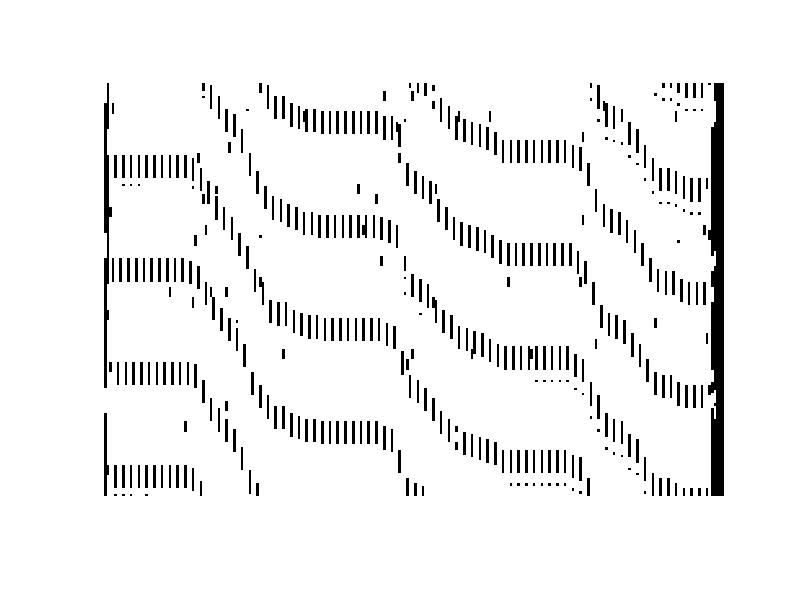

This chart was generated by the following MATLAB code:
clear all;
[fid, message]=fopen('image.txt','r');
if fid==-1
    disp(message);
else
    [A,count]=fscanf(fid,'%f %f');
    A=A';
    count;   
    fclose(fid);
end
A=reshape(A,[160 240]);
imshow(A);